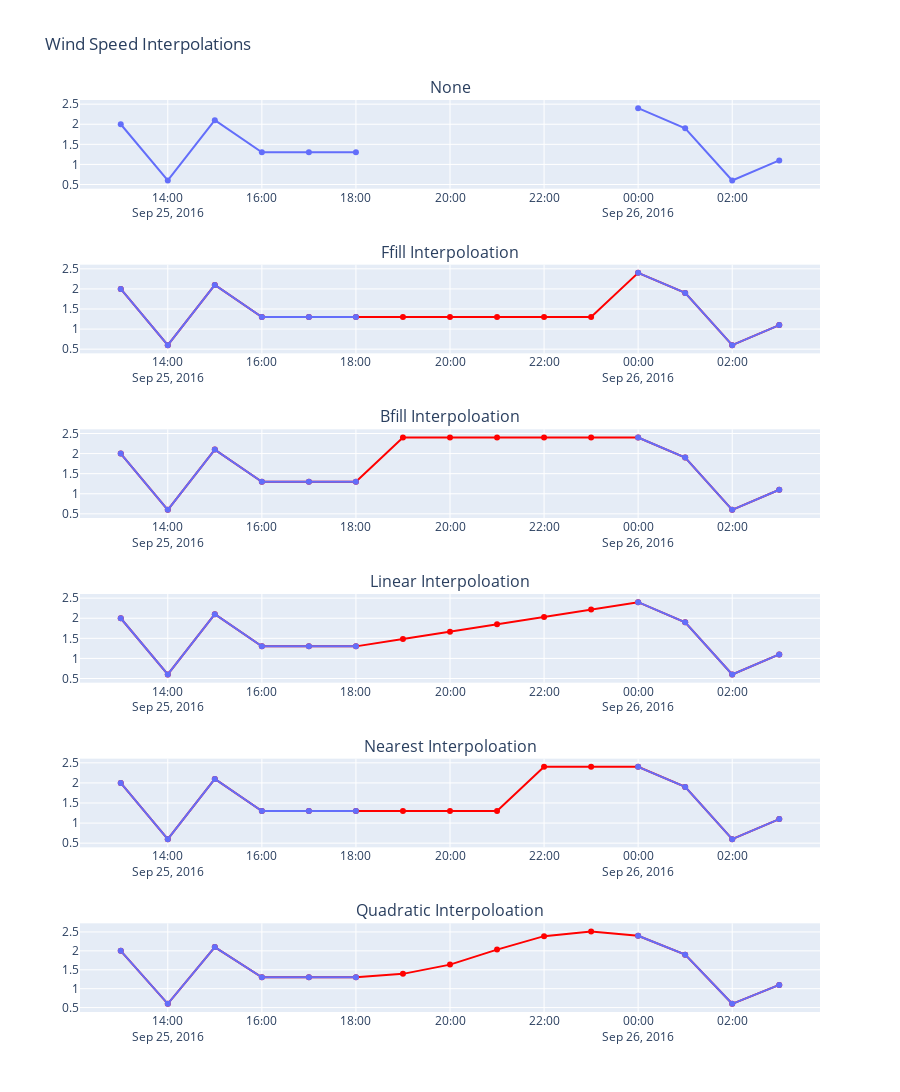

This figure's notebook cell:
### Code cell
pd.options.plotting.backend = 'plotly'

fig = make_subplots(rows=6, cols=1, shared_xaxes=False, subplot_titles=("None", "Ffill Interpoloation", "Bfill Interpoloation", "Linear Interpoloation", "Nearest Interpoloation", "Quadratic Interpoloation"))

default = pm_df["wind_speed"][31230:31245]

fig_none = default.plot()
fig.add_trace(fig_none["data"][0], row=1, col=1)

figs_list = [pm_ffill_df, pm_bfill_df, pm_linear_df, pm_nearest_df, pm_quad_df]
for i, to_fig in enumerate(figs_list):
    fig_ = to_fig["wind_speed"][31230:31245].plot(color_discrete_sequence=["red"])
    fig_.add_trace(px.line(pm_df["wind_speed"][31230:31245]).data[0])
    
    fig.add_trace(fig_["data"][0], row=i+2, col=1)
    fig.add_trace(fig_["data"][1], row=i+2, col=1)

fig.update_layout(title="Wind Speed Interpolations", width=np.inf, height=1600, showlegend=False)
fig.update_traces(mode='markers+lines')
fig.show()

# fig = pm_df.interpolate(method="quadratic")["wind_speed"][31230:31245].plot()
# fig.add_trace(px.line(pm_df["wind_speed"][31230:31245], color_discrete_sequence=["red"]).data[0])
# fig.show()

### Figure 1 — Plotly figure (JSON) as saved in the notebook; plotly's stock layout.template omitted (floating-point values rounded to 4 significant figures)
{"data": [{"hovertemplate": "variable=wind_speed<br>Date=%{x}<br>value=%{y}<extra></extra>", "legendgroup": "wind_speed", "line": {"color": "#636efa", "dash": "solid"}, "marker": {"symbol": "circle"}, "mode": "markers+lines", "name": "wind_speed", "orientation": "v", "showlegend": true, "type": "scatter", "x": ["2016-09-25T13:00:00", "2016-09-25T14:00:00", "2016-09-25T15:00:00", "2016-09-25T16:00:00", "2016-09-25T17:00:00", "2016-09-25T18:00:00", "2016-09-25T19:00:00", "2016-09-25T20:00:00", "2016-09-25T21:00:00", "2016-09-25T22:00:00", "2016-09-25T23:00:00", "2016-09-26T00:00:00", "2016-09-26T01:00:00", "2016-09-26T02:00:00", "2016-09-26T03:00:00"], "xaxis": "x", "y": [2, 0.6, 2.1, 1.3, 1.3, 1.3, null, null, null, null, null, 2.4, 1.9, 0.6, 1.1], "yaxis": "y"}, {"hovertemplate": "variable=wind_speed<br>Date=%{x}<br>value=%{y}<extra></extra>", "legendgroup": "wind_speed", "line": {"color": "red", "dash": "solid"}, "marker": {"symbol": "circle"}, "mode": "markers+lines", "name": "wind_speed", "orientation": "v", "showlegend": true, "type": "scatter", "x": ["2016-09-25T13:00:00", "2016-09-25T14:00:00", "2016-09-25T15:00:00", "2016-09-25T16:00:00", "2016-09-25T17:00:00", "2016-09-25T18:00:00", "2016-09-25T19:00:00", "2016-09-25T20:00:00", "2016-09-25T21:00:00", "2016-09-25T22:00:00", "2016-09-25T23:00:00", "2016-09-26T00:00:00", "2016-09-26T01:00:00", "2016-09-26T02:00:00", "2016-09-26T03:00:00"], "xaxis": "x2", "y": [2, 0.6, 2.1, 1.3, 1.3, 1.3, 1.3, 1.3, 1.3, 1.3, 1.3, 2.4, 1.9, 0.6, 1.1], "yaxis": "y2"}, {"hovertemplate": "variable=wind_speed<br>Date=%{x}<br>value=%{y}<extra></extra>", "legendgroup": "wind_speed", "line": {"color": "#636efa", "dash": "solid"}, "marker": {"symbol": "circle"}, "mode": "markers+lines", "name": "wind_speed", "orientation": "v", "showlegend": true, "type": "scatter", "x": ["2016-09-25T13:00:00", "2016-09-25T14:00:00", "2016-09-25T15:00:00", "2016-09-25T16:00:00", "2016-09-25T17:00:00", "2016-09-25T18:00:00", "2016-09-25T19:00:00", "2016-09-25T20:00:00", "2016-09-25T21:00:00", "2016-09-25T22:00:00", "2016-09-25T23:00:00", "2016-09-26T00:00:00", "2016-09-26T01:00:00", "2016-09-26T02:00:00", "2016-09-26T03:00:00"], "xaxis": "x2", "y": [2, 0.6, 2.1, 1.3, 1.3, 1.3, null, null, null, null, null, 2.4, 1.9, 0.6, 1.1], "yaxis": "y2"}, {"hovertemplate": "variable=wind_speed<br>Date=%{x}<br>value=%{y}<extra></extra>", "legendgroup": "wind_speed", "line": {"color": "red", "dash": "solid"}, "marker": {"symbol": "circle"}, "mode": "markers+lines", "name": "wind_speed", "orientation": "v", "showlegend": true, "type": "scatter", "x": ["2016-09-25T13:00:00", "2016-09-25T14:00:00", "2016-09-25T15:00:00", "2016-09-25T16:00:00", "2016-09-25T17:00:00", "2016-09-25T18:00:00", "2016-09-25T19:00:00", "2016-09-25T20:00:00", "2016-09-25T21:00:00", "2016-09-25T22:00:00", "2016-09-25T23:00:00", "2016-09-26T00:00:00", "2016-09-26T01:00:00", "2016-09-26T02:00:00", "2016-09-26T03:00:00"], "xaxis": "x3", "y": [2, 0.6, 2.1, 1.3, 1.3, 1.3, 2.4, 2.4, 2.4, 2.4, 2.4, 2.4, 1.9, 0.6, 1.1], "yaxis": "y3"}, {"hovertemplate": "variable=wind_speed<br>Date=%{x}<br>value=%{y}<extra></extra>", "legendgroup": "wind_speed", "line": {"color": "#636efa", "dash": "solid"}, "marker": {"symbol": "circle"}, "mode": "markers+lines", "name": "wind_speed", "orientation": "v", "showlegend": true, "type": "scatter", "x": ["2016-09-25T13:00:00", "2016-09-25T14:00:00", "2016-09-25T15:00:00", "2016-09-25T16:00:00", "2016-09-25T17:00:00", "2016-09-25T18:00:00", "2016-09-25T19:00:00", "2016-09-25T20:00:00", "2016-09-25T21:00:00", "2016-09-25T22:00:00", "2016-09-25T23:00:00", "2016-09-26T00:00:00", "2016-09-26T01:00:00", "2016-09-26T02:00:00", "2016-09-26T03:00:00"], "xaxis": "x3", "y": [2, 0.6, 2.1, 1.3, 1.3, 1.3, null, null, null, null, null, 2.4, 1.9, 0.6, 1.1], "yaxis": "y3"}, {"hovertemplate": "variable=wind_speed<br>Date=%{x}<br>value=%{y}<extra></extra>", "legendgroup": "wind_speed", "line": {"color": "red", "dash": "solid"}, "marker": {"symbol": "circle"}, "mode": "markers+lines", "name": "wind_speed", "orientation": "v", "showlegend": true, "type": "scatter", "x": ["2016-09-25T13:00:00", "2016-09-25T14:00:00", "2016-09-25T15:00:00", "2016-09-25T16:00:00", "2016-09-25T17:00:00", "2016-09-25T18:00:00", "2016-09-25T19:00:00", "2016-09-25T20:00:00", "2016-09-25T21:00:00", "2016-09-25T22:00:00", "2016-09-25T23:00:00", "2016-09-26T00:00:00", "2016-09-26T01:00:00", "2016-09-26T02:00:00", "2016-09-26T03:00:00"], "xaxis": "x4", "y": [2, 0.6, 2.1, 1.3, 1.3, 1.3, 1.483, 1.667, 1.85, 2.033, 2.217, 2.4, 1.9, 0.6, 1.1], "yaxis": "y4"}, {"hovertemplate": "variable=wind_speed<br>Date=%{x}<br>value=%{y}<extra></extra>", "legendgroup": "wind_speed", "line": {"color": "#636efa", "dash": "solid"}, "marker": {"symbol": "circle"}, "mode": "markers+lines", "name": "wind_speed", "orientation": "v", "showlegend": true, "type": "scatter", "x": ["2016-09-25T13:00:00", "2016-09-25T14:00:00", "2016-09-25T15:00:00", "2016-09-25T16:00:00", "2016-09-25T17:00:00", "2016-09-25T18:00:00", "2016-09-25T19:00:00", "2016-09-25T20:00:00", "2016-09-25T21:00:00", "2016-09-25T22:00:00", "2016-09-25T23:00:00", "2016-09-26T00:00:00", "2016-09-26T01:00:00", "2016-09-26T02:00:00", "2016-09-26T03:00:00"], "xaxis": "x4", "y": [2, 0.6, 2.1, 1.3, 1.3, 1.3, null, null, null, null, null, 2.4, 1.9, 0.6, 1.1], "yaxis": "y4"}, {"hovertemplate": "variable=wind_speed<br>Date=%{x}<br>value=%{y}<extra></extra>", "legendgroup": "wind_speed", "line": {"color": "red", "dash": "solid"}, "marker": {"symbol": "circle"}, "mode": "markers+lines", "name": "wind_speed", "orientation": "v", "showlegend": true, "type": "scatter", "x": ["2016-09-25T13:00:00", "2016-09-25T14:00:00", "2016-09-25T15:00:00", "2016-09-25T16:00:00", "2016-09-25T17:00:00", "2016-09-25T18:00:00", "2016-09-25T19:00:00", "2016-09-25T20:00:00", "2016-09-25T21:00:00", "2016-09-25T22:00:00", "2016-09-25T23:00:00", "2016-09-26T00:00:00", "2016-09-26T01:00:00", "2016-09-26T02:00:00", "2016-09-26T03:00:00"], "xaxis": "x5", "y": [2, 0.6, 2.1, 1.3, 1.3, 1.3, 1.3, 1.3, 1.3, 2.4, 2.4, 2.4, 1.9, 0.6, 1.1], "yaxis": "y5"}, {"hovertemplate": "variable=wind_speed<br>Date=%{x}<br>value=%{y}<extra></extra>", "legendgroup": "wind_speed", "line": {"color": "#636efa", "dash": "solid"}, "marker": {"symbol": "circle"}, "mode": "markers+lines", "name": "wind_speed", "orientation": "v", "showlegend": true, "type": "scatter", "x": ["2016-09-25T13:00:00", "2016-09-25T14:00:00", "2016-09-25T15:00:00", "2016-09-25T16:00:00", "2016-09-25T17:00:00", "2016-09-25T18:00:00", "2016-09-25T19:00:00", "2016-09-25T20:00:00", "2016-09-25T21:00:00", "2016-09-25T22:00:00", "2016-09-25T23:00:00", "2016-09-26T00:00:00", "2016-09-26T01:00:00", "2016-09-26T02:00:00", "2016-09-26T03:00:00"], "xaxis": "x5", "y": [2, 0.6, 2.1, 1.3, 1.3, 1.3, null, null, null, null, null, 2.4, 1.9, 0.6, 1.1], "yaxis": "y5"}, {"hovertemplate": "variable=wind_speed<br>Date=%{x}<br>value=%{y}<extra></extra>", "legendgroup": "wind_speed", "line": {"color": "red", "dash": "solid"}, "marker": {"symbol": "circle"}, "mode": "markers+lines", "name": "wind_speed", "orientation": "v", "showlegend": true, "type": "scatter", "x": ["2016-09-25T13:00:00", "2016-09-25T14:00:00", "2016-09-25T15:00:00", "2016-09-25T16:00:00", "2016-09-25T17:00:00", "2016-09-25T18:00:00", "2016-09-25T19:00:00", "2016-09-25T20:00:00", "2016-09-25T21:00:00", "2016-09-25T22:00:00", "2016-09-25T23:00:00", "2016-09-26T00:00:00", "2016-09-26T01:00:00", "2016-09-26T02:00:00", "2016-09-26T03:00:00"], "xaxis": "x6", "y": [2, 0.6, 2.1, 1.3, 1.3, 1.3, 1.392, 1.637, 2.034, 2.39, 2.512, 2.4, 1.9, 0.6, 1.1], "yaxis": "y6"}, {"hovertemplate": "variable=wind_speed<br>Date=%{x}<br>value=%{y}<extra></extra>", "legendgroup": "wind_speed", "line": {"color": "#636efa", "dash": "solid"}, "marker": {"symbol": "circle"}, "mode": "markers+lines", "name": "wind_speed", "orientation": "v", "showlegend": true, "type": "scatter", "x": ["2016-09-25T13:00:00", "2016-09-25T14:00:00", "2016-09-25T15:00:00", "2016-09-25T16:00:00", "2016-09-25T17:00:00", "2016-09-25T18:00:00", "2016-09-25T19:00:00", "2016-09-25T20:00:00", "2016-09-25T21:00:00", "2016-09-25T22:00:00", "2016-09-25T23:00:00", "2016-09-26T00:00:00", "2016-09-26T01:00:00", "2016-09-26T02:00:00", "2016-09-26T03:00:00"], "xaxis": "x6", "y": [2, 0.6, 2.1, 1.3, 1.3, 1.3, null, null, null, null, null, 2.4, 1.9, 0.6, 1.1], "yaxis": "y6"}], "layout": {"annotations": [{"font": {"size": 16}, "showarrow": false, "text": "None", "x": 0.5, "xanchor": "center", "xref": "paper", "y": 1.0, "yanchor": "bottom", "yref": "paper"}, {"font": {"size": 16}, "showarrow": false, "text": "Ffill Interpoloation", "x": 0.5, "xanchor": "center", "xref": "paper", "y": 0.8194, "yanchor": "bottom", "yref": "paper"}, {"font": {"size": 16}, "showarrow": false, "text": "Bfill Interpoloation", "x": 0.5, "xanchor": "center", "xref": "paper", "y": 0.6389, "yanchor": "bottom", "yref": "paper"}, {"font": {"size": 16}, "showarrow": false, "text": "Linear Interpoloation", "x": 0.5, "xanchor": "center", "xref": "paper", "y": 0.4583, "yanchor": "bottom", "yref": "paper"}, {"font": {"size": 16}, "showarrow": false, "text": "Nearest Interpoloation", "x": 0.5, "xanchor": "center", "xref": "paper", "y": 0.2778, "yanchor": "bottom", "yref": "paper"}, {"font": {"size": 16}, "showarrow": false, "text": "Quadratic Interpoloation", "x": 0.5, "xanchor": "center", "xref": "paper", "y": 0.09722, "yanchor": "bottom", "yref": "paper"}], "height": 1600, "showlegend": false, "title": {"text": "Wind Speed Interpolations"}, "width": null, "xaxis": {"anchor": "y", "domain": [0, 1]}, "xaxis2": {"anchor": "y2", "domain": [0, 1]}, "xaxis3": {"anchor": "y3", "domain": [0, 1]}, "xaxis4": {"anchor": "y4", "domain": [0, 1]}, "xaxis5": {"anchor": "y5", "domain": [0, 1]}, "xaxis6": {"anchor": "y6", "domain": [0, 1]}, "yaxis": {"anchor": "x", "domain": [0.9028, 1.0]}, "yaxis2": {"anchor": "x2", "domain": [0.7222, 0.8194]}, "yaxis3": {"anchor": "x3", "domain": [0.5417, 0.6389]}, "yaxis4": {"anchor": "x4", "domain": [0.3611, 0.4583]}, "yaxis5": {"anchor": "x5", "domain": [0.1806, 0.2778]}, "yaxis6": {"anchor": "x6", "domain": [0, 0.09722]}}}
